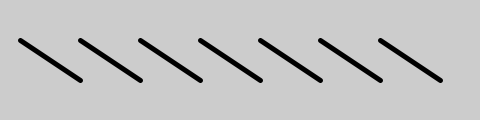
Frame 1 (no input)
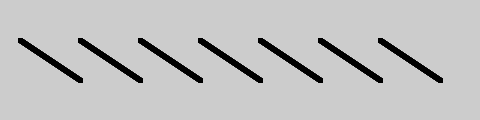
Frame 60 (the mouse pressed at the canvas centre just before this capture)
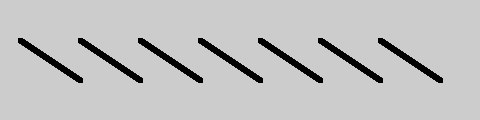
Frame 120 (the mouse held since frame 60 and released just before this capture)

The Processing sketch that drew these frames (run headless with seeded random() and noise(); from frame 60 on, the mouse is pressed at the canvas centre):

// Processing sketch: processing_23007
// ── processing_23007.pde

void setup() {
size (480,120);
smooth();
strokeWeight(5);
}
void draw() {
line (20,40,80,80);
line (80, 40, 140,80);
line(140,40,200,80);
line (200, 40, 260,80);
line (260, 40, 320, 80);
line (320, 40, 380,80);
line (380,40,440,80);
}               
